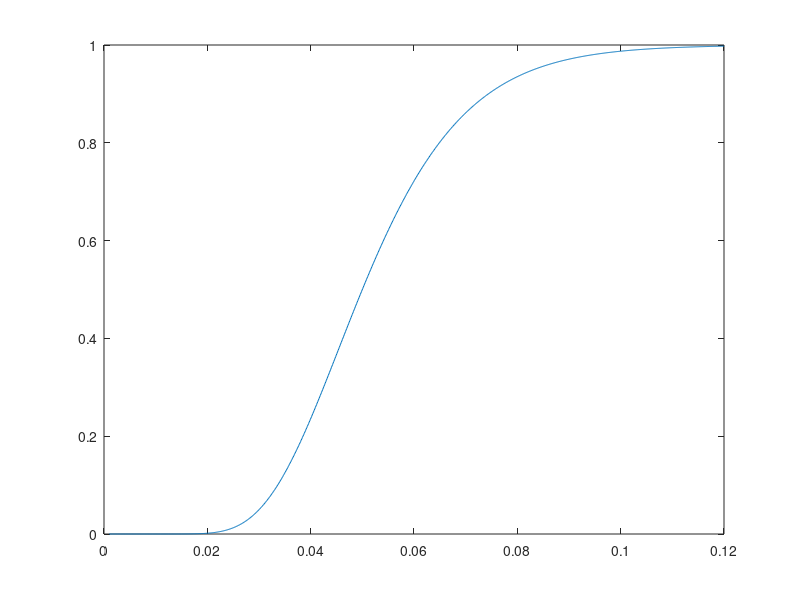

Source code (MATLAB):
close all, clear all;

Intensity = load('Intensity.mat');

% Fragility parameters for post Nor
median = .05; 
sigma_ln = .31;

% Create Fragility
EDP = linspace(.001, .12, 1000);
P_C_EDP = normcdf((log(EDP) - log(median))/sigma_ln);

% Plot the fragility to check
figure
plot(EDP, P_C_EDP)
